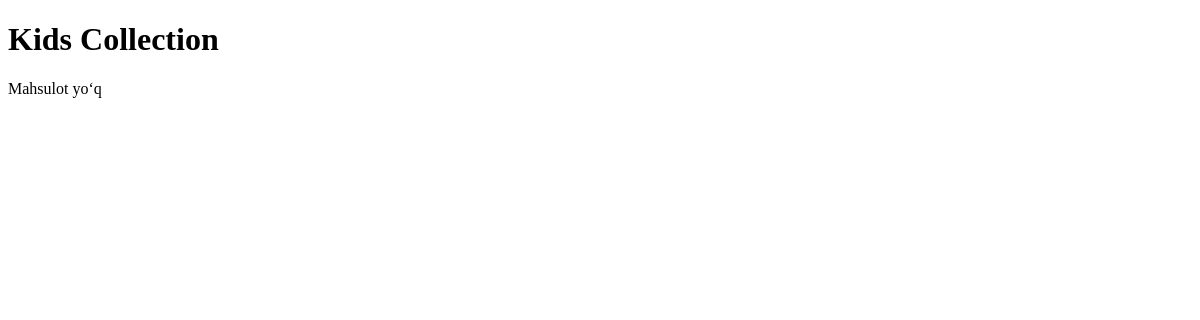
Page /kids/ on the earlier database version.
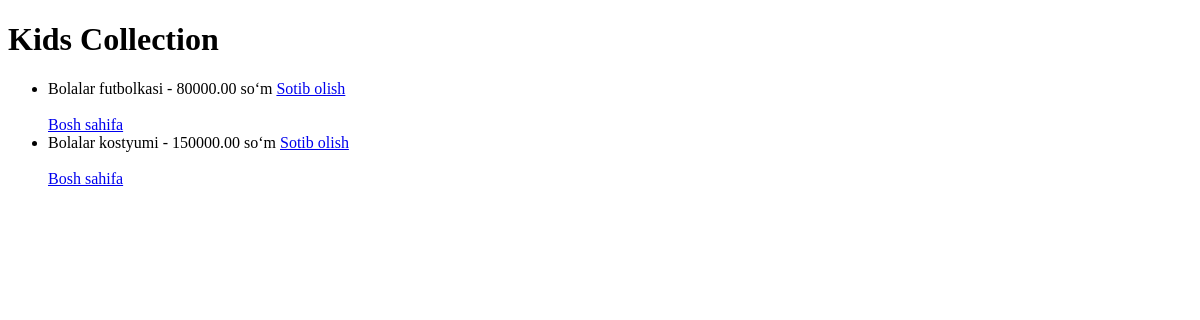
Same page on the later database version.
### main/models.py (models this page shows, shortened)
class Product(models.Model):
    name = models.CharField(max_length=200)
    price = models.DecimalField(max_digits=10, decimal_places=2)
    description = models.TextField(blank=True, null=True)
    category = models.ForeignKey(Category, on_delete=models.CASCADE, related_name="products")
    is_trending = models.BooleanField(default=False)
    is_popular = models.BooleanField(default=False)
    is_discounted = models.BooleanField(default=False)
    created_at = models.DateTimeField(auto_now_add=True)

### main/views.py (the view)
# urls.py: path('kids/', views.kids, name='kids'),
def kids(request):
    products = Product.objects.filter(category__slug="kids")
    return render(request, "main/kids.html", {"products": products})

### main/templates/main/kids.html (shortened to what this page needs)
{% extends "main/base.html" %}
{% block content %}
<h1>Kids Collection</h1>
{% if products %}
    <ul>
        {% for product in products %}
            <li>
                {{ product.name }} - {{ product.price }} so‘m
                <a href="{% url 'add_to_cart' product.pk %}">Sotib olish</a><br> <br>
                <a href="{% url 'home' %}">Bosh sahifa</a>
            </li>
        {% endfor %}
    </ul>
{% else %}
    <p>Mahsulot yo‘q</p>
{% endif %}
{% endblock %}

### main/templates/main/base.html (shortened to what this page needs)
<!DOCTYPE html>
<html lang="uz">
<head>
</head>
<body>
{% block content %}{% endblock %}
</body>
</html>

Differences in the rows shown:
added Product: name "Bolalar futbolkasi", price "80000.00"
added Product: name "Bolalar kostyumi", price "150000.00"
Other differences:
text no longer shown: "Mahsulot yo‘q"
